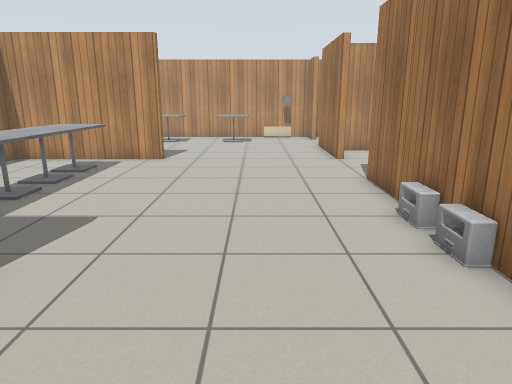
[1] (above)

18 first-person views from a walk through a world built for the Gazebo simulator. The camera is 1.2 m above the floor, tilts 14° down and sees 70° across. The lines on the ground mark 1 m squares. The floor is counted in squares, 0.5 m on a side. Each view is taken from the middle of a square. On the plan, view 1 faces up. The plan holds only what a view shows up to about 20 squares ahead; the rest is blank. Gazebo's built-in surfaces are drawn with simple patterns. Some stock models are drawn as simple stand-ins.

[2]
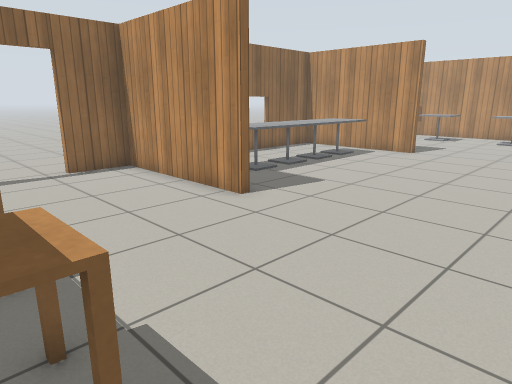

[3]
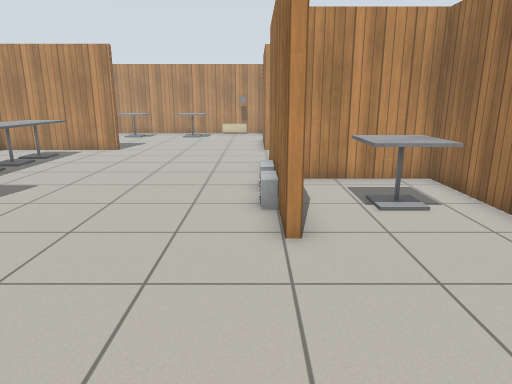

[4]
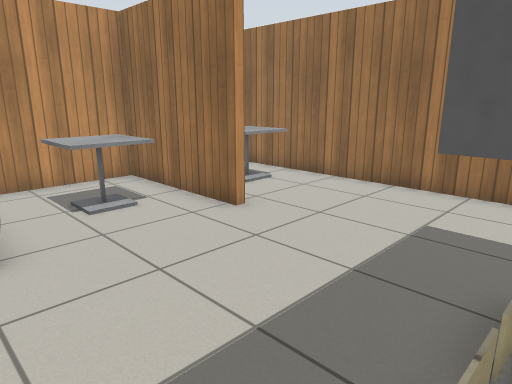

[5]
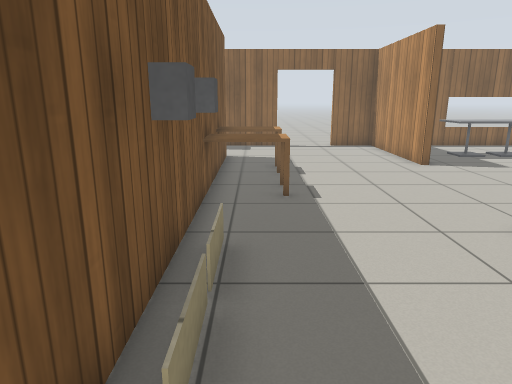

[6]
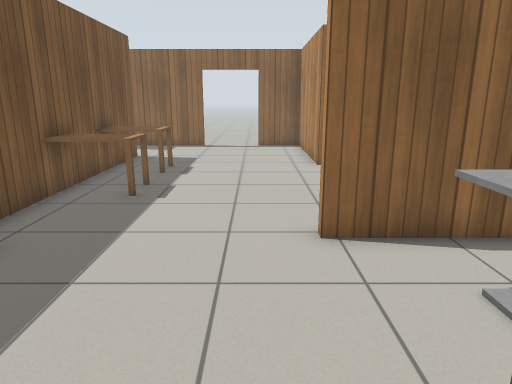

[7]
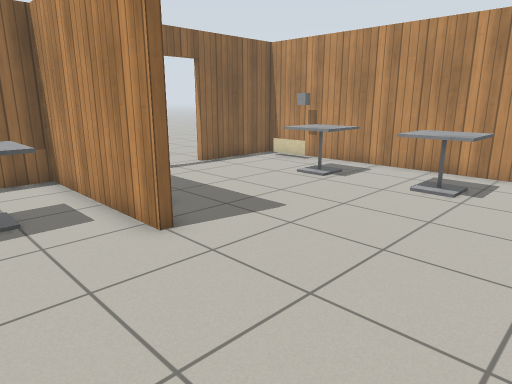

[8]
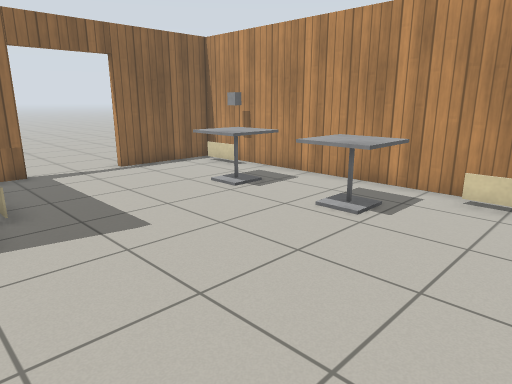

[9]
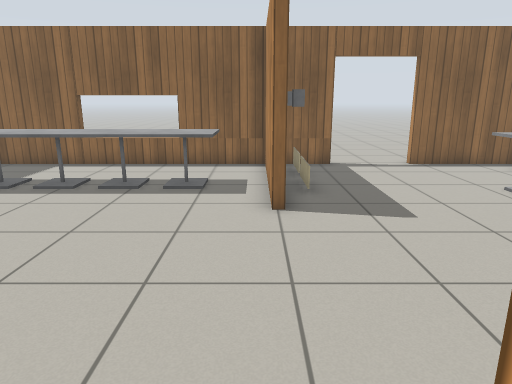

[10]
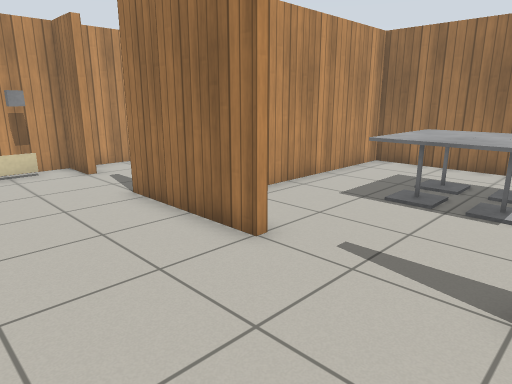

[11]
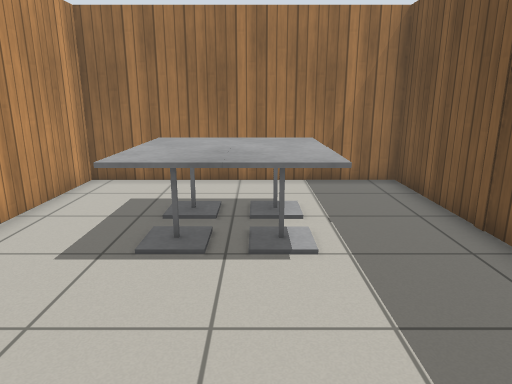

[12]
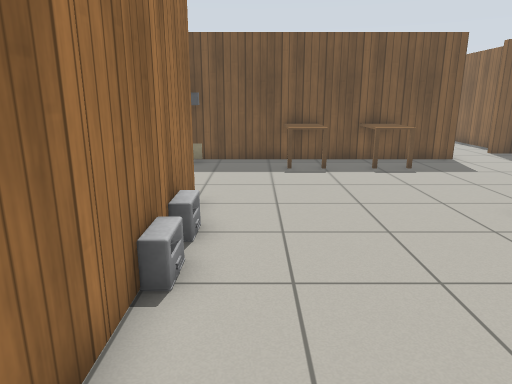

[13]
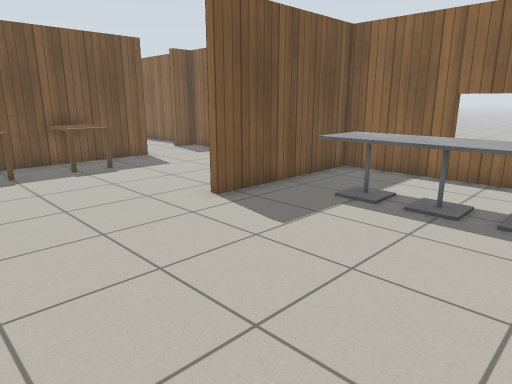

[14]
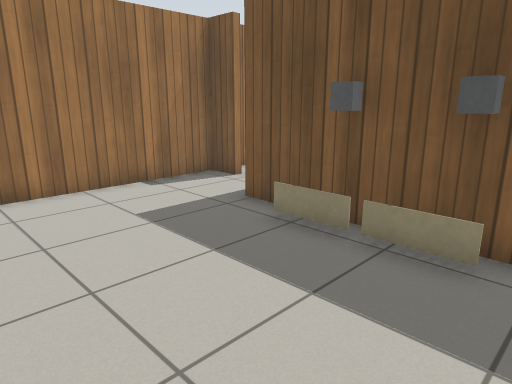

[15]
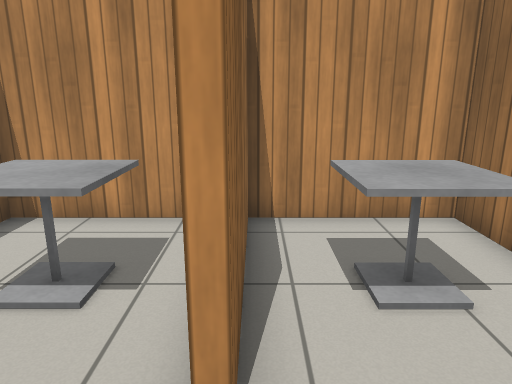

[16]
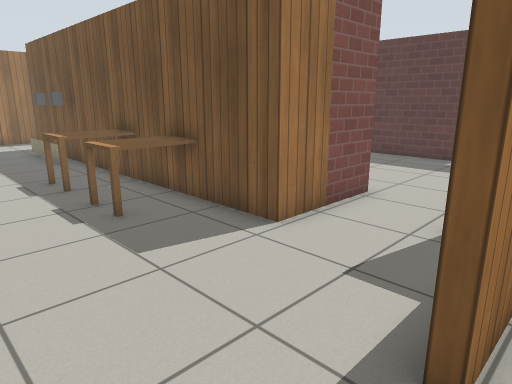

[17]
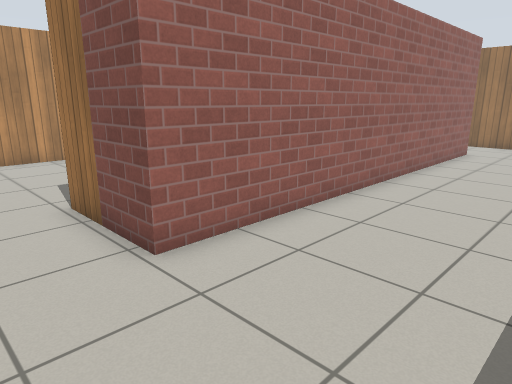

[18]
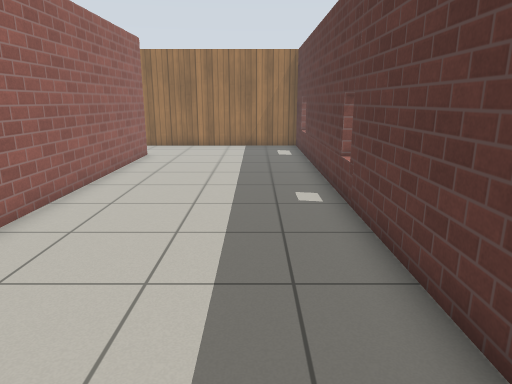

### Floor plan
Ten units are one square. View 1 is at (0, 0); x grows to the right and y downward. Boxes are objects, and circles mark ways between rooms. Rooms are numbered by the first view taken in them; rooms with no view inside come last. Other rooms are left out.
<svg viewBox="-115 -257 252 404">
<path fill="none" stroke="#000" d="M35 -31 35 -114M-39 -157 -39 -154 -101 -154 -101 -47 -39 -47 -39 -44 -101 -44 -101 -21M35 -154 35 -203M85 -31 85 -84 38 -84 38 -31M14 33 97 33M-101 7 -101 50 -90 50M-101 -180 -101 -161M-63 70 -63 33 -4 33M35 -234 35 -252 25 -252M15 -252 -74 -252M120 54 120 50 132 50 132 -84 88 -84 88 -31M-86 -252 -101 -252 -101 -210M-54 -164 -64 -164M-76 -164 -84 -164M44 26 60 26M61 26 66 26M74 26 81 26M15 -244 5 -244M-84 -244 -94 -244M77 -87 132 -87 132 -181 44 -181M-104 26 -104 7M-74 -252 -86 -252M25 -252 15 -252M97 70 -63 70M-62 142 132 142 132 59M-101 71 -101 90"/>
<rect x="-75" y="-85" width="20" height="20" fill="#bbb"><title>cafe table</title></rect>
<rect x="-75" y="-105" width="20" height="20" fill="#bbb"><title>cafe table</title></rect>
<rect x="-75" y="-125" width="20" height="20" fill="#bbb"><title>cafe table</title></rect>
<rect x="-75" y="-145" width="20" height="20" fill="#bbb"><title>cafe table</title></rect>
<rect x="-65" y="-235" width="20" height="20" fill="#bbb"><title>cafe table</title></rect>
<rect x="-35" y="5" width="10" height="40" fill="#bbb"><title>desk</title></rect>
<rect x="-25" y="-235" width="20" height="20" fill="#bbb"><title>cafe table</title></rect>
<rect x="-5" y="5" width="20" height="30" fill="#bbb"><title>desk</title></rect>
<rect x="25" y="-65" width="10" height="20" fill="#bbb"><title>other object</title></rect>
<rect x="25" y="-75" width="10" height="10" fill="#bbb"><title>other object</title></rect>
<rect x="35" y="25" width="10" height="10" fill="#bbb"><title>grey box</title></rect>
<rect x="55" y="-65" width="20" height="20" fill="#bbb"><title>cafe table</title></rect>
<rect x="95" y="-65" width="30" height="20" fill="#bbb"><title>cafe table</title></rect>
<rect x="65" y="-135" width="30" height="20" fill="#bbb"><title>cafe table</title></rect>
<rect x="65" y="-155" width="30" height="20" fill="#bbb"><title>cafe table</title></rect>
<rect x="95" y="-135" width="20" height="20" fill="#bbb"><title>cafe table</title></rect>
<rect x="95" y="-155" width="20" height="20" fill="#bbb"><title>cafe table</title></rect>
<circle cx="40" cy="-135" r="3" fill="#2a7"/>
<circle cx="-100" cy="-10" r="3" fill="#2a7"/>
<circle cx="-100" cy="-195" r="3" fill="#2a7"/>
<circle cx="-80" cy="80" r="3" fill="#2a7"/>
<text x="-10" y="-80">1</text>
<text x="80" y="-140">2</text>
<text x="-110" y="-60">3</text>
<text x="20" y="100">4</text>
</svg>
Room 1 opens to room 2. Room 1 opens to room 3. Room 1 opens to room 4.

Where each view was taken, in squares from view 1:
view 1: 0 up, 0 right, facing up
view 2: 2 down, 3 right, facing up-left
view 3: 3 down, 3 right, facing up
view 4: 3 down, 3 right, facing up-right
view 5: 2 down, 10 right, facing left
view 6: 2 up, 10 right, facing left
view 7: 12 up, 2 right, facing up-left
view 8: 15 up, 3 right, facing up-left
view 9: 15 up, 4 right, facing left
view 10: 11 up, 1 left, facing up-right
view 11: 13 up, 2 right, facing right
view 12: 12 up, 2 right, facing down
view 13: 12 up, 2 right, facing down-left
view 14: 3 up, 3 right, facing down-right
view 15: 1 up, 9 right, facing up
view 16: 2 up, 11 left, facing down-right
view 17: 12 down, 9 left, facing up-right
view 18: 12 down, 7 left, facing right
